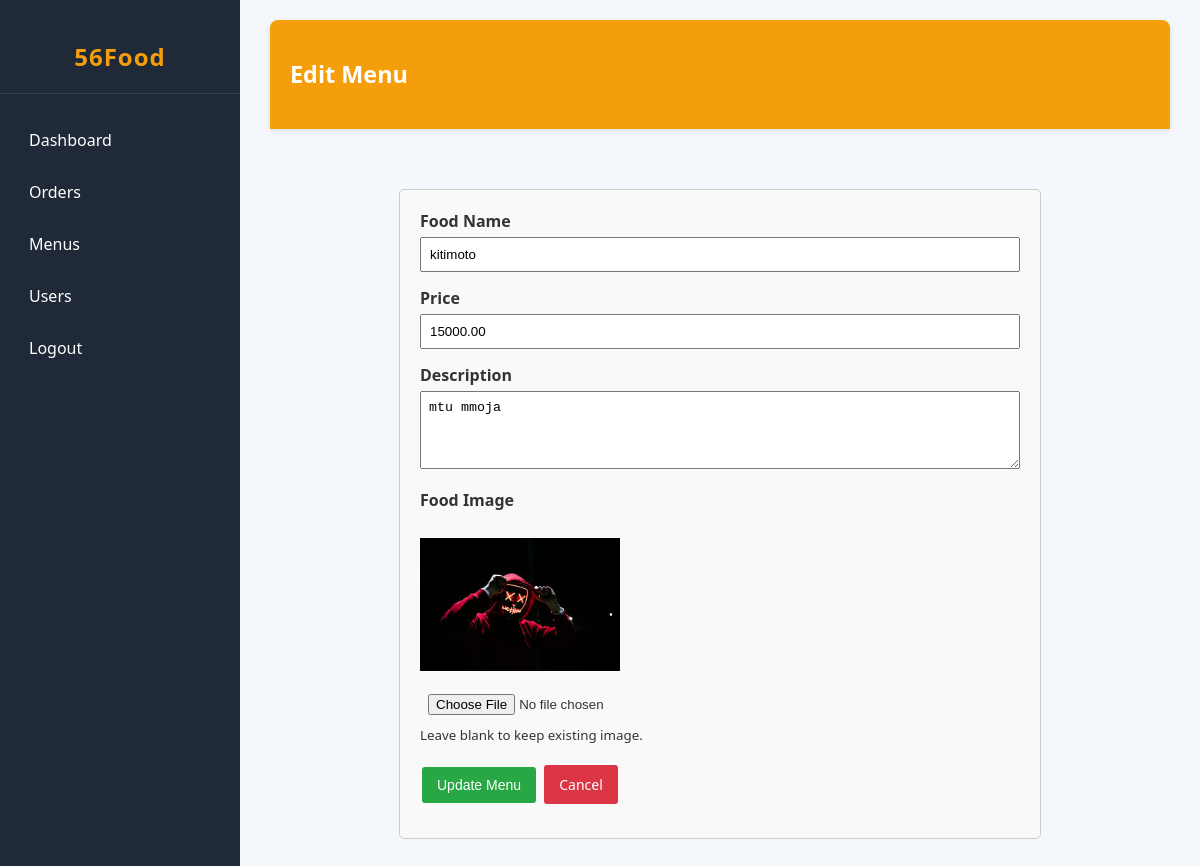
The page /admin/edit_menus.php?id=2 (signed in) on the database its author committed.
### tables this page shows
CREATE TABLE `menu` (
  `id` int(11) NOT NULL,
  `name` varchar(100) NOT NULL,
  `description` text DEFAULT NULL,
  `price` decimal(10,2) NOT NULL,
  `image` varchar(255) DEFAULT NULL,
  `status` enum('available','unavailable') DEFAULT 'available',
  `created_at` timestamp NOT NULL DEFAULT current_timestamp()
);

### admin/edit_menus.php (the view, shortened to what this page needs)
<?php
require_once __DIR__ . "/../include/auth.php";
$menu_id = (int)$_GET['id'];
$stmt = $conn->prepare("SELECT * FROM menu WHERE id = ?");
$stmt->bind_param("i", $menu_id);
$stmt->execute();
$result = $stmt->get_result();
$menu = $result->fetch_assoc();
$name        = $menu['name'] ?? '';
$price       = $menu['price'] ?? '';
$description = $menu['description'] ?? '';
$image       = $menu['image'] ?? '';
?>
<!DOCTYPE html>
<html lang="en">
<head>
    <link rel="stylesheet" href="../assets/css/admin/dashboard.css">
</head>
<body>
    <div class="admin-wrapper">
        <aside class="sidebar">
            <h2>56Food</h2>
            <ul>
                <li><a href="dashboard.php">Dashboard</a></li>
                <li><a href="orders.php">Orders</a></li>
                <li class="active"><a href="menus.php">Menus</a></li>
                <li><a href="users.php">Users</a></li>
                <li><a href="../logout.php">Logout</a></li>
            </ul>
        </aside>
        <main class="main-content">
            <header class="admin-header">
                <h3>Edit Menu</h3>
            </header>
            <section class="tab-panel active">
                <form id="edit-menu-form" data-menu-id="<?= (int)$menu['id'] ?>" enctype="multipart/form-data" class="form-box">
                    <div class="form-group">
                        <label>Food Name</label>
                        <input type="text" name="name" required value="<?= htmlspecialchars($name) ?>">
                    </div>
                    <div class="form-group">
                        <label>Price</label>
                        <input type="number" step="0.01" name="price" required value="<?= htmlspecialchars($price) ?>">
                    </div>
                    <div class="form-group">
                        <label>Description</label>
                        <textarea name="description" rows="4" required><?= htmlspecialchars($description) ?></textarea>
                    </div>
                    <div class="form-group">
                        <label>Food Image</label>
                        <?php if (!empty($image)): ?>
                            <br>
                            <img src="../assets/images/foods/<?= htmlspecialchars($image) ?>" class="menu-image" alt="Menu Image">
                            <br>
                        <?php endif; ?>
                        <input type="file" name="food_image" accept="image/*">
                        <small>Leave blank to keep existing image.</small>
                    </div>
                    <div class="form-actions">
                        <button type="submit" class="btn add">Update Menu</button>
                        <a href="menus.php" class="btn delete">Cancel</a>
                    </div>
                </form>
            </section>
        </main>
    </div>
</body>
</html>

### assets/css/admin/dashboard.css (style rules this page uses)
body { margin: 0; font-family: 'Segoe UI', Tahoma, Geneva, Verdana, sans-serif; background: #f4f7fc; color: #333; }
.admin-wrapper { display: flex; min-height: 100vh; transition: all 0.3s ease; }
.sidebar { width: 240px; background: #1f2937; color: white; display: flex; flex-direction: column; transition: all 0.3s ease; }
.sidebar h2 { text-align: center; padding: 20px 0; color: #f59e0b; font-size: 24px; font-weight: bold; letter-spacing: 1px; border-bottom: 1px solid #374151; }
.sidebar ul { list-style: none; padding: 0; margin: 0; flex: 1; }
.sidebar ul li { cursor: pointer; transition: all 0.3s ease; }
.sidebar ul li a { display: block; padding: 15px 25px; color: white; text-decoration: none; font-size: 16px; transition: all 0.3s ease; border-left: 4px solid transparent; }
.main-content { flex: 1; background: #f4f7fc; padding: 20px 30px; }
.admin-header { background: #f59e0b; color: white; padding: 15px 20px; font-size: 20px; font-weight: 600; border-radius: 8px 8px 0 0; margin-bottom: 20px; box-shadow: 0 2px 6px rgba(0,0,0,0.1); }
.tab-panel { display: none; padding: 20px 0; }
.tab-panel.active { display: block; }
.btn { padding: 6px 12px; border: none; cursor: pointer; border-radius: 6px; margin: 2px; font-size: 14px; transition: all 0.3s ease; }
.btn.delete { background: #ef4444; color: white; }
.btn.add, .btn.add-user { background: #f59e0b; color: white; margin-bottom: 15px; }

### admin/edit_menus.php (style rules this page uses)
.form-box { max-width: 600px; margin: 20px auto; padding: 20px; border: 1px solid #ccc; border-radius: 5px; background: #f9f9f9; }
.form-group { margin-bottom: 15px; }
.form-group label { display: block; margin-bottom: 5px; font-weight: bold; }
.form-group input, .form-group textarea { width: 100%; padding: 8px; box-sizing: border-box; }
.form-actions { margin-top: 20px; }
.form-actions .btn { padding: 10px 15px; border: none; border-radius: 3px; cursor: pointer; color: #fff; text-decoration: none; }
.btn.add { background: #28a745; }
.btn.delete { background: #dc3545; }
img.menu-image { max-width: 200px; margin-bottom: 10px; }

### rows shown on the page
menu: name "kitimoto", price "15000.00", description "mtu mmoja", image (picture)
